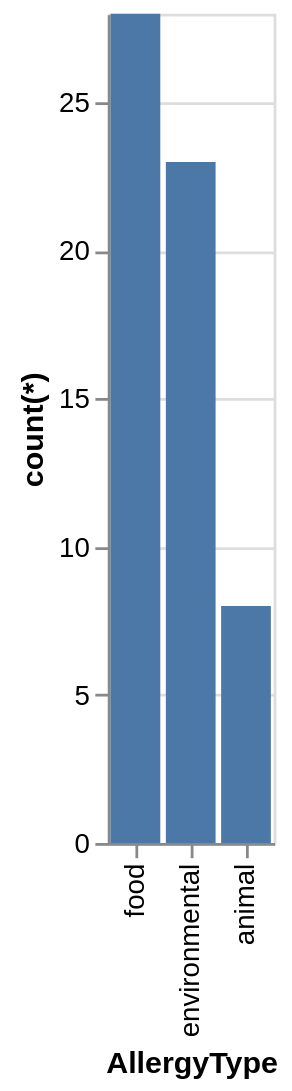

Vega-Lite specification for this chart:
### Vega-Lite specification from a JSON file in a GitHub repository (floating-point values rounded to 4 significant figures)
{"data": {"values": [{"x_data": "food", "y_data": 28}, {"x_data": "environmental", "y_data": 23}, {"x_data": "animal", "y_data": 8}]}, "mark": "bar", "encoding": {"x": {"field": "x_data", "type": "nominal", "title": "AllergyType", "sort": {"op": "sum", "field": "y_data", "order": "descending"}}, "y": {"field": "y_data", "type": "quantitative", "title": "count(*)"}}}
